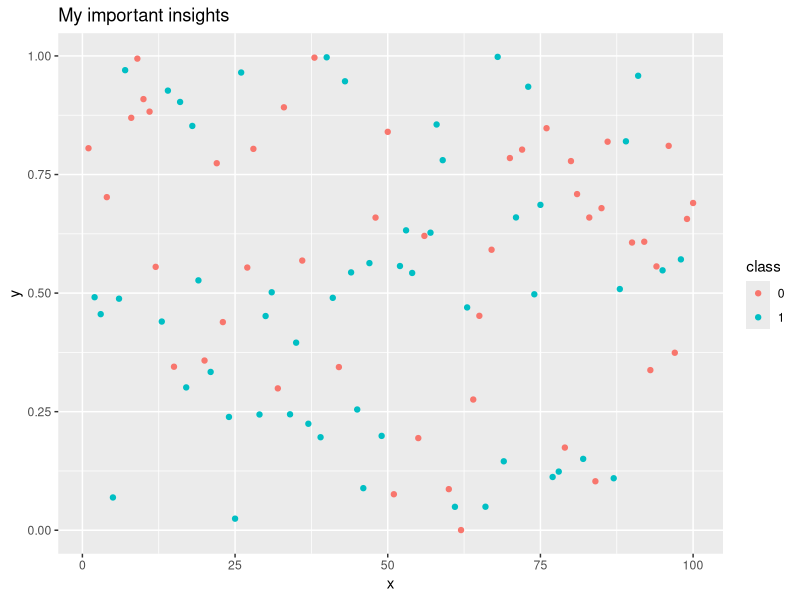
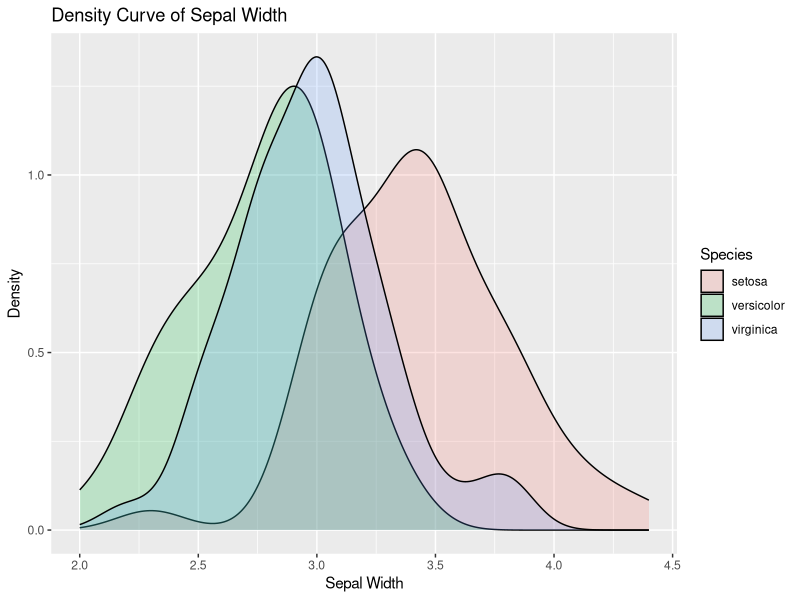

These charts were generated, in order, by the following R code:
## ---- chunk 1
knitr::opts_chunk$set(echo = FALSE)
library(tidyverse)
## ---- chunk 2
library(tidyverse)
df <- data.frame(
  x = c(1:100),
  y = runif(100),
  class = sample(c('0', '1'), 
                 size = 100, 
                 replace = T)
)
df %>% ggplot() +
  aes(x = x, y = y, colour = class) +
  geom_point() +
  labs(title = 'My important insights')
## ---- chunk 3
iris %>%  
  ggplot() +
  aes(x=Sepal.Width, fill=Species) + 
  geom_density(stat="density", alpha=I(0.2)) +
  xlab("Sepal Width") +
  ylab("Density") +
  ggtitle("Density Curve of Sepal Width")
